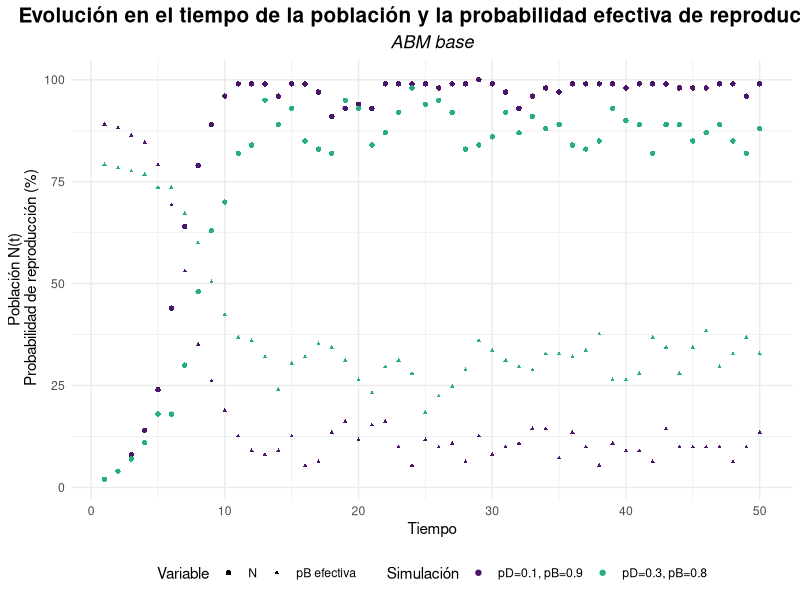
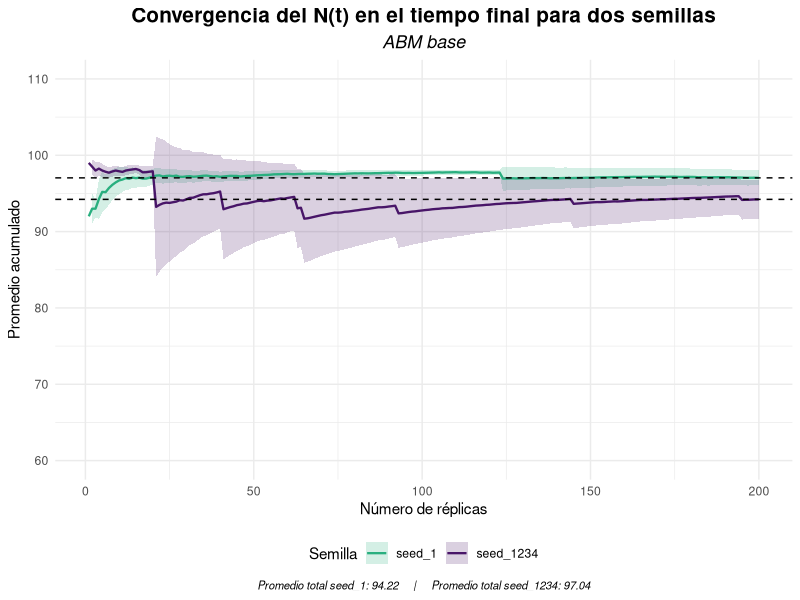
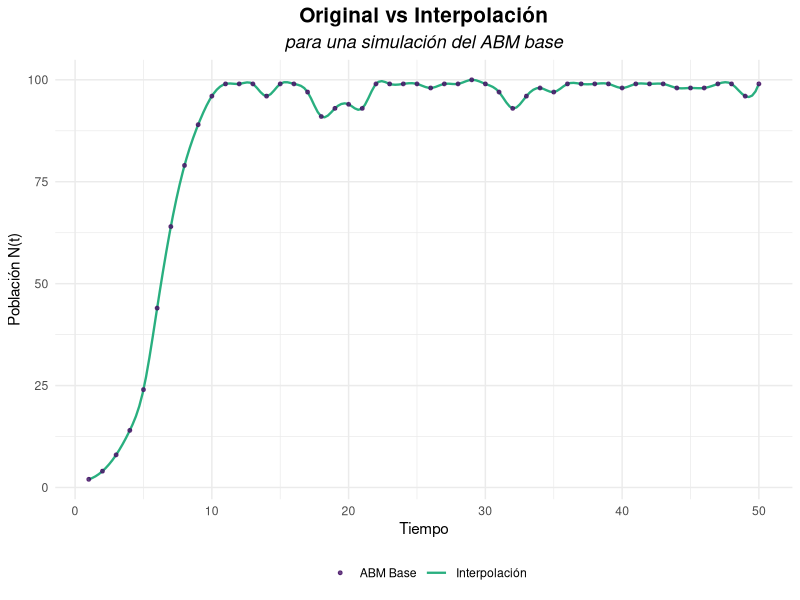
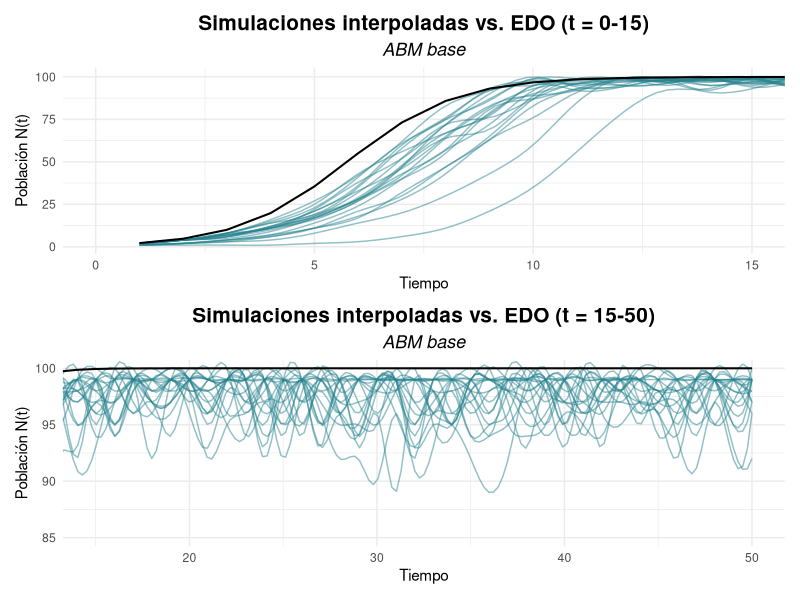
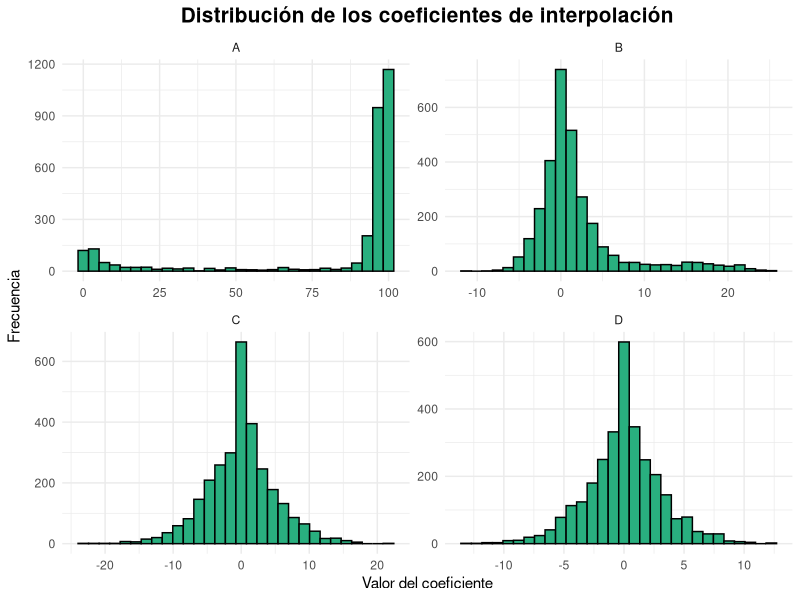
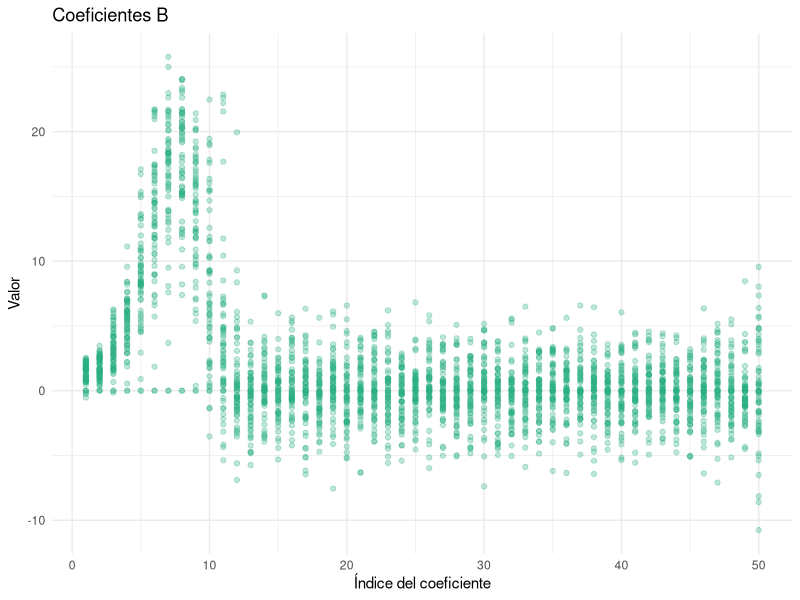
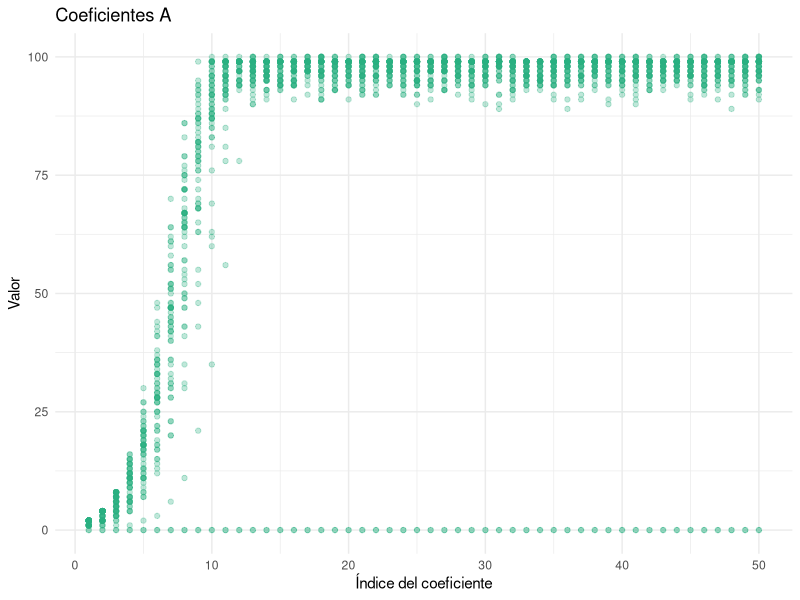
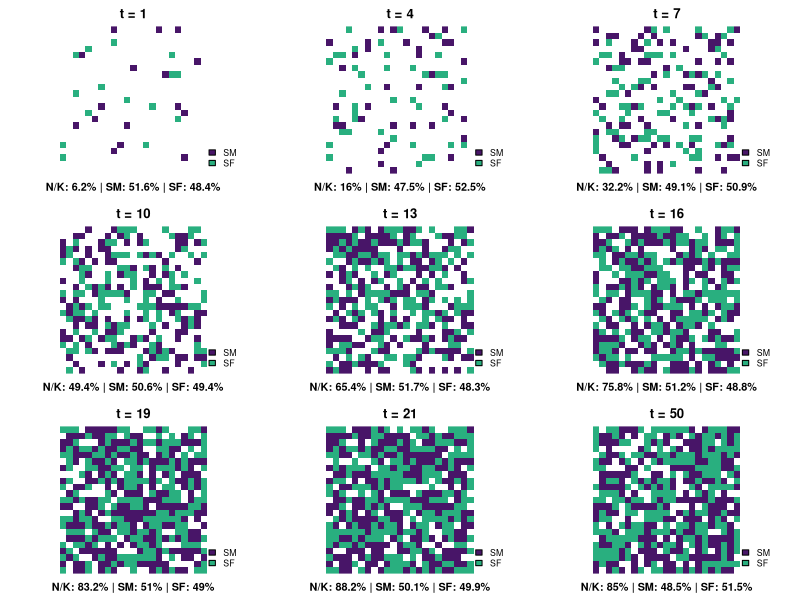

Generate these figures, in order, with R: (Note: this script raises an error after producing the figures.)
## ---- chunk 1
#librerias
library(tidyverse)
library(parallel)
library(viridis)
library(splines)
library(patchwork)

RNGkind(kind = "Mersenne-Twister", normal.kind = "Inversion")
set.seed(1234)
## ---- chunk 2

ABM_base <- function(K, iter, p_death, p_birth, plot = FALSE) {
#K --> capacidad de carga del ambiente 
#iter --> numero de iteraciones // pasos de tiempo
#p_birth y p_death probabilidad inicial de reproduccion y muerte 
#N --> cantidad de individuos (variable de salida)
  
  #Inicializar el ABM
  #Creacion del ambiente
  
  habSize <- ceiling(sqrt(K)) #quemos una grilla LxL que pueda ocupar K individuos
  L <- habSize^2
  habitat <- rep(0, L) #habitad vacia
  
  #Cantidad inicial de agentes (1%)
  N0 <- round(0.01 * K) #se podria incorporar como parametro
  
  #Posicionar de forma aleatoria
  habitat[sample(1:L, N0)] <- 1 #1 = lleno
  
  #Lo que se busca monitonear es la cantidad de agentes en el tiempo
  N <- c() #crecieminto dinamico
  p_b <- c() #registrar variacion de la p_birth efectiva

  
  #ahora si
  
  for(t in 1:iter){
    
    vivos <- which(habitat == 1) #recuperar los indices donde el hab esta ocupado
    
    #MUERTES: a cada agente vivo se le asigna una probabilidad a partir de una unif(0,1). Si p < p_death --> r.i.p (equivalente a una ber(p))
    
    for(agente in vivos){
      if( runif(1) < p_death){
        habitat[agente] <- 0
      }
    }
    
    #NACIMIENTOS 
    #para simular el compartamiento logistico es necesario que la p_birth sea controlada por la carga del ambiente
    
    n <- sum(habitat == 1) #sumamos los vivos
    p_birth_K <- p_birth*(1 - n / K) #por la limitaciones de la carga, a medida que aumenta N, disminuye la prob de reproducirse
    
    
    for(agent in vivos){
      if (runif(1) < p_birth_K){
        libres <- which(habitat == 0) #ind de espacios libres en la grilla
        if(length(libres) > 0){ 
        habitat[sample(libres, 1)]  <- 1 #elijo un ind aleatorio para colocar
        }
      }
    }
    
  #Actualizar la cantidad de agentes
    
    N <- c(N, sum(habitat == 1))
    p_b <- c(p_b, p_birth_K)
  
    if(plot){ #graficar para cortes de tiempo // se ve como un QR:(
      if(t %in% seq(1, iter - iter/2, by = 5)){
         habCuadrado <- matrix(habitat, nrow=habSize, byrow=TRUE)
         image(habCuadrado, col = c("white","black"), axes = FALSE, asp = 1)
      }
    }

  }
  
df_N <- data.frame(N = N,
                   p = p_b,
                   t = 1:iter)

return(list( N = N,
             p_birth_eff = p_b,
             df_N = df_N))  
  
}
## ---- chunk 3
K <- 100
iter <- 50

set.seed(1234)
ABM_1 <- ABM_base(K, iter, 0.1, 0.9)
#los parametros que contralan la mortalidad y la natalidad los inicializamos de forma optima, dado que van a ir "empeorando" con el tiempo

set.seed(1234)
ABM_2 <- ABM_base(K, iter, 0.3, 0.8)

df <- bind_rows(
  ABM_1$df_N |>  mutate(simu = "pD=0.1, pB=0.9"),
  ABM_2$df_N |>  mutate(simu = "pD=0.3, pB=0.8")
)

ggplot(df) + geom_point(aes(x = t, y = N, color = simu, shape = "N")) +
  geom_point(aes(x = t, y = p*max(N), color = simu, shape = "pB efectiva"),
             size = 0.8) +
  labs(title = "Evolución en el tiempo de la población y la probabilidad efectiva de reproducción", subtitle = "ABM base",
       x = "Tiempo", 
       y = "Población N(t)\n Probabilidad de reproducción (%)", 
       color = "Parámetros") +
  scale_color_manual( values = viridis(20)[c(2,13)], name = "Simulación") +
  #scale_color_viridis(discrete = TRUE, option = "D") +
  scale_shape_manual(values = c("N" = 16, "pB efectiva" = 17),
    name = "Variable") +
  theme_minimal() +
  theme(plot.title = element_text(size = 15, face = "bold", hjust = 0.5),
        plot.subtitle = element_text(size = 13, face = "italic", hjust = 0.5),
        legend.position = "bottom")
 
## ---- chunk 4
#La EDO tiene sol analitica
sol_EDO <- function(t, K, N0, r) {
  (K*N0*exp(r*t))/ (K + N0*(exp(r*t) - 1))
}

sols <-function(t, K, N0, r) {
  soluciones <- c()
  for (i in 1:t) {
    soluciones <- c(soluciones, sol_EDO(i, K, N0, r))
  }
  return(soluciones)
}

soluciones <- sols(iter, K, 1, 0.8) 
#r = pB - pD
#lines(t, sols, type = "l")
## ---- chunk 5
#Para paremtros optimos realizamos n replicas

simulacion_n <- function(n){
  sims <- matrix(NA, nrow = n, ncol = iter) 
  for (i in 1:n) {
    res <- ABM_base(K, iter, 0.1, 0.9)
    sims [i, ] <- res$N
  }
  return(sims)
}
## ---- chunk 6
#Necesitamos determinar el numero de replicas adecuado
#Analisis de convergencia 

analisis_conver <- function(sims){
  #Metrica: N final
final_N <- sims[, iter] 
acum_mean <- cumsum(final_N)/(1:length(final_N))

#Agregamos ademas medidas de dispersion 
acum_var <- sapply(1:length(final_N), function(m){
  var(final_N[1:m])/m
})

acum_se <- sqrt(acum_var) #error estandar 


df <- data.frame(
  replicas = 1:length(acum_mean),
  mean = acum_mean,
  se = acum_se)
  
}
## ---- chunk 7
#Por sensibilidad del modelo a la incializacion de los numeros aleatorios comparamos dos semillas

set.seed(1234)
sims_1 <- simulacion_n(200) 
df_1 <- analisis_conver(sims_1)
df_1$sim <- "seed_1234"
mu_1 <- mean(sims_1[, iter])

set.seed(1)
sims_2 <- simulacion_n(200) 
df_2 <- analisis_conver(sims_2)
df_2$sim <- "seed_1"
mu_2 <- mean(sims_2[, iter])

df_ambas <- rbind(df_1, df_2)

## ---- chunk 8

ggplot(df_ambas, aes(x = replicas, y = mean, color = sim, fill = sim)) +
  #"banda" de confianza asumiendo aproximacion normal 
  geom_ribbon(aes(ymin = mean - 1.96*se, 
                  ymax = mean + 1.96*se), 
              alpha = 0.2, color = NA) +
  
  geom_line(size = 0.8) +
  #promedio total
  geom_hline(yintercept = mu_1, linetype = "dashed") +
  geom_hline(yintercept = mu_2, linetype = "dashed") +
  
  #geom_text(inherit.aes = FALSE, aes(x = -1, y = mu_1, label = round(mu_1, 1)),
            #vjust = -0.4, hjust = 1, size = 3, fontface = "plain",
            #alpha = 0.7) +
  
  scale_color_manual(values = c(viridis(20)[13], viridis(20)[2])) +
  scale_fill_manual(values = c(viridis(20)[13], viridis(20)[2])) +
  
  scale_y_continuous(limits = c(60, 110)) +
  
  labs(title = "Convergencia del N(t) en el tiempo final para dos semillas",
       subtitle = "ABM base",
       x= "Número de réplicas",
       y = "Promedio acumulado",
       color = "Semilla", fill = "Semilla",
       caption = paste0("Promedio total seed_1: ", round(mu_1, 2),"     |     ",
                        "Promedio total seed_1234: ", round(mu_2, 2))) +
  theme_minimal() +
  theme(plot.title = element_text(size = 15, face = "bold", hjust = 0.5),
        plot.subtitle = element_text(size = 13, hjust = 0.5, face = "italic"),
        plot.caption = element_text(size = 8, hjust = 0.5, face = "italic"),
        legend.position = "bottom")

## ---- chunk 9

#Se estabiliza en n > 50
set.seed(1234)
sim <- simulacion_n(60)

#INTERPOLACION
interpolar_sims <- function(sims) {
  n <- nrow(sims)
  t <- 1:ncol(sims)
  interpolated <- matrix(NA, nrow = n, ncol = 200)
  for (i in 1:n) {
    new_points<- spline(t, sims[i,], 200)
    interpolated [i,] <- new_points$y
  }
  return(interpolated)
}

sim_splines <- interpolar_sims(sim) #nSim x nPuntos (200)
## ---- chunk 10

df_EDO <- data.frame(
  t = 1:length(sim[1, ]),
  N_EDO = soluciones
)

t200 <- seq(1, iter, length.out = 200) #ajustar el escala de las spline

df_spline <- sim_splines |> as.data.frame() |> setNames(1:200) |> 
  mutate(sim = row_number()) |> 
  pivot_longer(cols = -sim, names_to = "index", values_to = "N_interp") |> 
  mutate(index = as.numeric(index),t = t200[index])


#Comparacion de una simulacion con su interpolacion
df_sim1 <- data.frame(
  t = 1:length(sim[1, ]),
  N = sim[1, ]
)

ggplot() + geom_line(data = df_spline |>  filter(sim == 1), size = 0.8,
    aes(x = t, y = N_interp, color = "Interpolación")) +
  
           geom_point(data = df_sim1, size = 1, alpha = 0.8,
    aes(x = t, y = N, color = "ABM Base")) +
  
    scale_color_manual(values = viridis(20)[c(2, 13)],name = "") +
    labs(title = "Original vs Interpolación", 
         subtitle = "para una simulación del ABM base",
          x = "Tiempo", y = "Población N(t)") +
  
    theme_minimal() +
    theme(plot.title = element_text(size = 15, face = "bold", hjust = 0.5),
          plot.subtitle = element_text(size = 13, face = "italic", hjust = 0.5),
          legend.position = "bottom")

## ---- chunk 11

#Para menos ruido grafico se eligen de forma aleatoria un tercio de las simualciones
set.seed(1234)
subset_idx <- sample(1:nrow(sim_splines), 20)
df_spline_sub <- df_spline |> filter(sim %in% subset_idx)

p15 <- ggplot() +
  geom_line(data = df_spline_sub, aes(x = t, y = N_interp, group = sim), 
            color=viridis(10)[5], alpha = 0.5) +
  geom_line(data = df_EDO, aes(x = t, y = N_EDO),
            color = "black", size = 0.7) +
  #scale_color_viridis_c(end = 0.8) +
  coord_cartesian(xlim = c(0, 15)) +
  labs(title = "Simulaciones interpoladas vs. EDO (t = 0-15)",
       subtitle = "ABM base",
       x = "Tiempo",y = "Población N(t)") +
  theme_minimal() +
  theme(plot.title = element_text(size = 15, face = "bold", hjust = 0.5),
        plot.subtitle = element_text(size = 13, face = "italic", hjust = 0.5),
        legend.position = "right")

p50 <- ggplot() +
  geom_line(data = df_spline_sub, aes(x = t, y = N_interp, group = sim), 
            color=viridis(10)[5], alpha = 0.5) +
  geom_line(data = df_EDO, aes(x = t, y = N_EDO),
            color = "black", size = 0.7) +
  #scale_color_viridis_c(end = 0.8) +
  coord_cartesian(xlim = c(15, iter), ylim = c(85, 100)) +
  labs(title = "Simulaciones interpoladas vs. EDO (t = 15-50)",
       subtitle = "ABM base",
       x = "Tiempo",y = "Población N(t)") +
  theme_minimal() +
  theme(plot.title = element_text(size = 15, face = "bold", hjust = 0.5),
        plot.subtitle = element_text(size = 13, face = "italic", hjust = 0.5),
        legend.position = "right")

p15/p50
## ---- chunk 12
#coeficientes de los splines
coef_splines <- function(sims) {
  n <- nrow(sims)
  t <- 1:ncol(sims)
  interpolated <- vector("list", n)
  poly_spline <- vector("list", n)
  coefs <- vector("list", n)
  
  for (i in 1:n) {
    interpolated[[i]] <- interpSpline(t, sims[i,]) # spline cúbica en base B
    coefs[[i]] <- coef(interpolated[[i]]) # coeficientes a, b, c, d
  }
  
  return(coefs)
}

coeficientes <- coef_splines(sim)

#estudio de coeficientes

#cada coeficiente por separado
coefs_total <- function(coeficientes) {
  n_sims <- length(coeficientes)
  t <- nrow(coeficientes[[1]])
  
  coefs_mat <- matrix(NA, nrow = n_sims * t, ncol = 4)
  
  fila <- 1
  
  for (i in 1:n_sims) {
    coef_i <- coeficientes[[i]]  # matriz 60 × 4
    
    coefs_mat[fila:(fila + t - 1), ] <- coef_i
    
    fila <- fila + t
  }
  
  colnames(coefs_mat) <- c("A", "B", "C", "D")
  
  return(coefs_mat)
}

coef_globales <- coefs_total(coeficientes)

summary(coef_globales)
sd_B <- sd(coef_globales[,2])
sd_C <- sd(coef_globales[,3])

# Graficarlos con facet_wrap
coef_glob_df <- as.data.frame(coef_globales)
coef_long <- pivot_longer(coef_glob_df, cols = A:D, names_to = "coef", values_to = "valor")


ggplot(coef_long, aes(x = valor)) +
  geom_histogram(fill = viridis(20)[13], color = "black") +
  facet_wrap(~coef, scales = "free") +
  theme_minimal() +
  labs(x = "Valor del coeficiente", y = "Frecuencia",
       title = "Distribución de los coeficientes de interpolación") +
  theme(plot.title = element_text(size = 15, face = "bold", hjust = 0.5),
    legend.position = "right")


#extraer coeficientes 
extraer_coef<-function(letra) {
  
  t <- nrow(coeficientes[[1]])   # 50
  n_sims <- length(coeficientes) # 60
  # tomo la columna
  vals <- coef_globales[, letra]
  # convierto a matriz de 60 filas × 50 columnas
  matriz <- matrix(vals, nrow = n_sims, ncol = t, byrow = TRUE)#lleno la mtriz fila por fila con valores de B de a 50
  #nombres
  colnames(matriz) <- paste0(letra, 1:t)
  rownames(matriz) <- paste0("sim", 1:n_sims)
  
  return(matriz)
}

matrizA <- extraer_coef('A')
matrizB <- extraer_coef('B')

#paso a df
matrizB_df <- data.frame(matrizB)
matrizB_df <-mutate(matrizB_df, sim = rownames(matrizB_df))

matrizA_df <- data.frame(matrizA)
matrizA_df <-mutate(matrizA_df, sim = rownames(matrizA_df))

#paso a long para geom_point
matrizB_df_long <- pivot_longer( matrizB_df,
    cols = starts_with("B"),
    names_to = "coef_num",
    values_to = "valor"
  )
matrizB_df_long <- mutate(matrizB_df_long, coef_num = as.numeric(str_remove(coef_num, "B")))

matrizA_df_long <- pivot_longer( matrizA_df,
    cols = starts_with("A"),
    names_to = "coef_num",
    values_to = "valor"
  )
matrizA_df_long <- mutate(matrizA_df_long, coef_num = as.numeric(str_remove(coef_num, "A")))

ggplot(matrizB_df_long, aes(x = coef_num, y = valor)) +
  geom_point(alpha = 0.3, color=viridis(20)[13]) +
  theme_minimal() +
  labs(title = "Coeficientes B",
       x = "Índice del coeficiente",
       y = "Valor")

ggplot(matrizA_df_long, aes(x = coef_num, y = valor)) +
  geom_point(alpha = 0.3, color=viridis(20)[13]) +
  theme_minimal() +
  labs(title = "Coeficientes A",
       x = "Índice del coeficiente",
       y = "Valor")
## ---- chunk 13
ABM_ext <- function(K, iter, p_death, p_birth, r = 1, plot = FALSE) {
  
  timestamps <- c(1, 4, 7, 10, 13, 16, 19, 21, iter)
  timestamps_plot <- list()
  
  
  habSize <- ceiling(sqrt(K))
  L <- habSize^2
  habitat <- rep(0, L)
  
  N0 <- round(0.05 * K) #Para evitar extincion subita inicamos con mas agentes
  
  habitat[sample(1:L, N0)] <- 1 
  N <- c() 
  p_b <- c()
  
  #a cada agente inicial le asigno un sexo bio (1= fem 0 = masc) con ber(0.5)
  bio_sex <- rep(NA, L)
  bio_sex[which(habitat ==1)] <- rbinom(N0, 1, 0.5)
  
  #los N0 arrancan tambien con edad cero "recien colocado"
  #la edad maxima es la cantidad de iteraciones / lapso max de tiempo
  edad <- rep(0, L) 
  
  for(t in 1:iter){
    
    vivos <- which(habitat == 1) 
    
    #ENVEJECER 
    edad[vivos] <- edad[vivos] + 1
    
    #MUERTE
    
    for(agente in vivos){
       #riesgo: p_death base * (1 + r * edad / edad_max) // edad_max = iter
      p_death_eff <- p_death * (1 + r * (edad[agente] / iter))
      p_death_eff <- min(p_death_eff, 1)  # evitar >1
      
      if( runif(1) < p_death){
        habitat[agente] <- 0
        bio_sex[agente] <- NA
        edad[agente] <- 0
      }
    }
    
    #NACIMIENTOS 
    
    n <- sum(habitat == 1) 
    p_birth_K <- p_birth*(1 - n / K) 
    
    for(agent in vivos){
      if(!is.na(bio_sex[agent]) & bio_sex[agent] == 1) {
        if (runif(1) < p_birth_K){
            libres <- which(habitat == 0) 
            if(length(libres) > 0){ 
              i <- sample(libres, 1)
              habitat[i]  <- 1 
              bio_sex[i] <- rbinom(1, 1, 0.5)
              edad[i] <- 0
            }
        }
      }
    }
    
  #Actualizar la cantidad de agentes
    
    N <- c(N, sum(habitat == 1))
    p_b <- c(p_b, p_birth_K)
    
    if(plot) {
    
    plot_grid <- rep(0, L)
    plot_grid[which(habitat == 1 & bio_sex == 0)] <- 1
    plot_grid[which(habitat == 1 & bio_sex == 1)] <- 2
    
    
    if(t %in% timestamps){
        
      habCuadrado <- matrix(plot_grid, nrow=habSize, byrow=TRUE)
      timestamps_plot[[as.character(t)]] <- list(grid = habCuadrado)
      #title(main = paste("Iteración", t, " - N =", N[length(N)]))
    }
    
    }
  
  }
  
  df_N <- data.frame(N = N, p = p_b, t = 1:iter)
  
return(list(N = N, plot = timestamps_plot, df_N = df_N))
  
}

## ---- chunk 14
K <- 500
set.seed(1234)
ABM_3 <- ABM_ext(K, iter, 0.1, 0.9, plot = TRUE)

par(mfrow=c(3,3), mar=c(2,2,2,2))
for(name in names(ABM_3$plot)){
  
  grid <- ABM_3$plot[[name]]$grid
  
  image(grid[nrow(grid):1,], col=c("white", viridis(20)[2], viridis(20)[13]), 
        axes=FALSE, asp = 1)
  title(paste("t =", name))
  
  # Calcular %
  n_SM <- sum(grid == 1)
  n_SF <- sum(grid == 2)
  n_total <- n_SM + n_SF
  ocupacion <- round(100 * n_total / K, 1)
  prop_SM <- round(100 * n_SM / n_total, 1)
  prop_SF <- round(100 * n_SF / n_total, 1)
  
    # Texto debajo en negrita
  mtext(paste0("N/K: ", ocupacion, "% | SM: ", prop_SM,
               "% | SF: ", prop_SF, "%"), side=1, line=0.5, cex=0.65, font=2)
  legend("bottomright", legend=c("SM","SF"), 
         fill= c(viridis(20)[2], viridis(20)[13]), bty="n", cex=0.8)
}

## ---- chunk 15
#GRAFICAR CURVA
set.seed(1234)
ABM_4 <- ABM_ext(K, iter, 0.3, 0.8)

df <- bind_rows(
  ABM_3$df_N |>  mutate(simu = "pD=0.1, pB=0.9"),
  ABM_4$df_N |>  mutate(simu = "pD=0.3, pB=0.8")
)

ggplot(df) + geom_point(aes(x = t, y = N, color = simu)) +
  #geom_point(aes(x = t, y = p*max(N), color = simu, shape = "pB efectiva"),
             #size = 0.8) +
  labs(title = "Evolución en el tiempo de la población", 
       subtitle = "ABM extendido",
       x = "Tiempo", 
       y = "Población N(t)", 
       color = "Parámetros") +
  scale_color_manual( values = viridis(20)[c(2,13)], name = "Simulación") +
  #scale_color_viridis(discrete = TRUE, option = "D") +
  #scale_shape_manual(values = c("N" = 16, "pB efectiva" = 17),
    #name = "Variable") +
  theme_minimal() +
  theme(plot.title = element_text(size = 15, face = "bold", hjust = 0.5),
        plot.subtitle = element_text(size = 13, face = "italic", hjust = 0.5),
        legend.position = "bottom")
## ---- chunk 16
#Analisis de convergencia para ABM extendido

simulacion_n_ext <- function(n, pD, pB){
  sims <- matrix(NA, nrow = n, ncol = iter) 
  for (i in 1:n) {
    res <- ABM_ext(500, iter, pD, pB)
    sims [i, ] <- res$N
  }
  return(sims)
}

set.seed(1234) #estaria bueno paralelizar esto tbm pero bueno
sims_3 <- simulacion_n_ext(200, 0.1, 0.9) 
df_3 <- analisis_conver(sims_3)
df_3$sim <- "pD=0.1, pB=0.9"
mu_3 <- mean(sims_3[, iter])

set.seed(1234)
sims_4 <- simulacion_n_ext(200, 0.3, 0.9) 
df_4 <- analisis_conver(sims_4)
df_4$sim <- "pD=0.3, pB=0.9"
mu_4 <- mean(sims_4[, iter])

#df_ambas_ext <- rbind(df_3, df_4)
## ---- chunk 17

p3 <- ggplot(df_3, aes(x = replicas, y = mean)) +
  #"banda" de confianza asumiendo aproximacion normal 
  geom_ribbon(aes(ymin = mean - 1.96*se, 
                  ymax = mean + 1.96*se), 
              alpha = 0.2, color = NA, fill = viridis(20)[13]) +
  geom_line(size = 0.8, color = viridis(20)[13]) +
  #promedio total
  geom_hline(yintercept = mu_3, linetype = "dashed") +

  labs(title = "Convergencia del N(t) en el tiempo final con pD = 0.1 pB = 0.9",
       subtitle = "ABM extendido",
       x= "Número de réplicas",
       y = "Promedio acumulado",
       caption = paste0("Promedio total: ", round(mu_3, 2))) +
  theme_minimal() +
  theme(plot.title = element_text(size = 15, face = "bold", hjust = 0.5),
        plot.subtitle = element_text(size = 13, hjust = 0.5, face = "italic"),
        plot.caption = element_text(size = 10, hjust = 0.5, face = "italic"),
        legend.position = "bottom")


p4 <- ggplot(df_4, aes(x = replicas, y = mean)) +
  #"banda" de confianza asumiendo aproximacion normal 
  geom_ribbon(aes(ymin = mean - 1.96*se, 
                  ymax = mean + 1.96*se), 
              alpha = 0.2, color = NA, fill = viridis(20)[2]) +
  geom_line(size = 0.8, color = viridis(20)[2]) +
  #promedio total
  geom_hline(yintercept = mu_4, linetype = "dashed") +
  
  labs(title = "Convergencia del N(t) en el tiempo final con pD = 0.3 pB = 0.9",
       subtitle = "ABM extendido",
       x= "Número de réplicas",
       y = "Promedio acumulado",
       caption = paste0("Promedio total: ", round(mu_4, 2))) +
  theme_minimal() +
  theme(plot.title = element_text(size = 15, face = "bold", hjust = 0.5),
        plot.subtitle = element_text(size = 13, hjust = 0.5, face = "italic"),
        plot.caption = element_text(size = 10, hjust = 0.5, face = "italic"),
        legend.position = "bottom")

p3 / p4
## ---- chunk 18
#Barrido con p_death variable y p_birth fijo (0.9)
#codigo palelizado para mayor eficiencia
sens_paral <- function(K = 500, iter = 60, p_birth = 0.9, reps = 150, 
                       p_death = seq(0, 0.5, by = 0.05)) {
  
  t0 <- Sys.time()
  p_len <- length(p_death)
  
  cores <- detectCores() - 1
  cl <- makeCluster(cores)
  
  #Exportar funciones necesarias
  clusterExport(cl,varlist = c("ABM_ext"),envir = .GlobalEnv)
  clusterSetRNGStream(cl, 123)
  #clusterSetRNGStream(cl, iseed = seed)
  
  #Monitorear
  extincion <- numeric(p_len)
  t_hasta_ext_prom <- numeric(p_len)
  
  #PARA LUEGO GRAFICAR NECESITAMOS PROMEDIAR LAS REPS (punto a punto)
  mean_N <- matrix(0, nrow = iter, ncol = p_len)
  var_N <- matrix(0, nrow = iter, ncol = p_len)
  
  for (i in 1:p_len) {
    pd <- p_death[i]
    
    #Ejecutar reps en paralelo
    runs_list <- parLapply(cl, 1:reps, function(r) {
      ABM_ext(K = K, iter = iter, p_death = pd, p_birth = p_birth)$N
    })
    
    #Pasar lista a matriz reps × iter
    runs <- do.call(rbind, runs_list)
    
    mean_N[ ,i] <- colMeans(runs)
    var_N[ ,i]  <- apply(runs, 2, var)
    
    #Extinción
    t_ext <- apply(runs, 1, function(x) {
      if(any(x == 0)) which(x == 0)[1] else Inf
    })
    
    extincion[i] <- mean(t_ext < Inf)
    t_hasta_ext_prom[i] <- ifelse(all(extincion[i] == 0), 
                                  NA, 
                                  mean(t_ext[t_ext < Inf]))
  }
  
  stopCluster(cl)
  
  list(p_death = p_death,
       mean_N = mean_N,
       var_N = var_N,
       extincion_prob = extincion,
       t_hasta_ext_prom = t_hasta_ext_prom,
       t_eje = (t0 - Sys.time()))
}


## ---- chunk 19
#paciencia con este que tiene que hacer mucha cosa
p_death_vals <- seq(0.2, 0.35, by = 0.005)
set.seed(1234)
res <- sens_paral(p_death = p_death_vals, iter = iter)

## ---- chunk 20

#Mean_N es una matriz --> pasar a formato long
df_long <- data.frame(
  time = rep(1:nrow(res$mean_N), times = length(res$p_death)),
  p_death = rep(res$p_death, each = nrow(res$mean_N)),
  mean = as.vector(res$mean_N),
  var = as.vector(res$var_N),
  se = sqrt(as.vector(res$var_N) / 150) #reps = 150
)

N0 <- round(0.05 * 500) 

ggplot(df_long, aes(x = time, y = mean, color = p_death, group = p_death)) +
  geom_ribbon(aes(ymin = mean - 1.96*se, ymax = mean + 1.96*se,
                  fill = p_death), alpha = 0.2, color = NA) +
  geom_line(size = 0.8) +
  geom_hline(yintercept = N0, linetype = "dashed", size = 0.8) +
  
  #geom_text(inherit.aes = FALSE, aes(x = 1, y = N0, label = paste0("N0 = ", N0)),
  #color = "black", hjust = -0.1,vjust = -0.5,size = 3) +
  
  annotate("text", x = -1, y = N0 - 20, label = paste0("N incial = ", N0),
         color = "black", hjust = -0.1, vjust = -0.5, size = 3) +

  labs(color = expression(italic("p_death")),
       x = "Tiempo",
       y = "Población N(t) promedio",
       title = "Evolución en el tiempo de N(t) para distintos valores de p_death",
       subtitle = "ABM extendido") +
  scale_color_viridis_c(option = "D") +
  scale_fill_viridis_c() +
  guides(fill = "none") +  
  theme_minimal() +
  theme(plot.title = element_text(size = 15, face = "bold", hjust = 0.5),
        plot.subtitle = element_text(size = 13, hjust = 0.5, face = "italic"),
        legend.position = "right")

## ---- chunk 21
df_EDO_long <- do.call(rbind, lapply(p_death_vals, function(pd) {
  # aquí asumimos que el crecimiento r depende de pd si querés
  r <- 0.9 - pd # ejemplo: r disminuye con p_death
  N_EDO <- sols(iter, K, N0, r)
  
  data.frame(time = 1:iter, p_death = pd, N_EDO = N_EDO) }))


ggplot(df_EDO_long, aes(x = time, y = N_EDO, color = p_death, group = p_death)) +

  geom_line(size = 0.8) +
  geom_hline(yintercept = N0, linetype = "dashed", size = 0.8) +
  
  #geom_text(inherit.aes = FALSE, aes(x = 1, y = N0, label = paste0("N0 = ", N0)),
  #color = "black", hjust = -0.1,vjust = -0.5,size = 3) +
  
  annotate("text", x = 1, y = N0 - 20, label = paste0("N incial = ", N0),
         color = "black", hjust = -0.1, vjust = -0.5, size = 3) +

  labs(color = expression(italic("p_death")),
       x = "Tiempo",
       y = "Población N(t)",
       title = "Solución de la EDO para distintos valores de p_death") +
  scale_color_viridis_c(option = "D") +
  scale_fill_viridis_c() +
  coord_cartesian(xlim = c(0,25)) +
  guides(fill = "none") +  
  theme_minimal() +
  theme(plot.title = element_text(size = 15, face = "bold", hjust = 0.5),
        plot.subtitle = element_text(size = 13, hjust = 0.5, face = "italic"),
        legend.position = "right")
